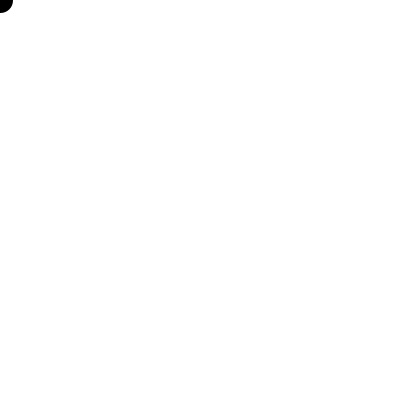
Frame 1 (no input)
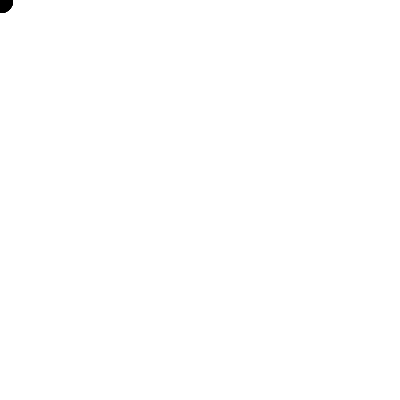
Frame 60 (the mouse pressed at the canvas centre just before this capture)
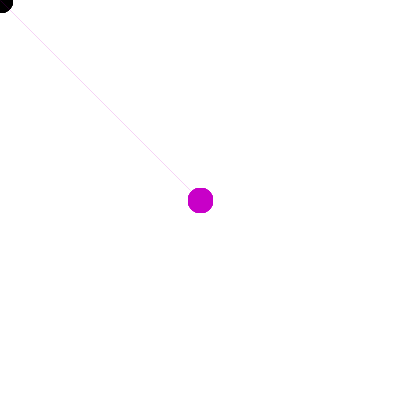
Frame 120 (the mouse held since frame 60 and released just before this capture)

The Processing sketch that drew these frames (run headless with seeded random() and noise(); from frame 60 on, the mouse is pressed at the canvas centre):

// Processing sketch: processing_34368
// ── processing_34368.pde

void setup(){
size(400,400);
smooth();
background(255);
frameRate(30);
}
void draw(){
stroke(mouseX, 0 , mouseY); //puedo hacer esto mejor?
float distance = dist(pmouseX, pmouseY, mouseX, mouseY);
float maxStroke = 25;
strokeWeight(maxStroke - constrain(distance, 0, maxStroke));
line(pmouseX, pmouseY, mouseX, mouseY);
}
void mouseClicked(){
//dibuja un rectangulo donde el mouse fue clickeadorectMode(CENTER);
fill(mouseY, 255, mouseX);
noStroke();
ellipse(mouseX, mouseY, 30, 30);
ellipse(40,40,mouseX,mouseY);
ellipse(mouseX,mouseY,60,60);
ellipse(pmouseX,pmouseY,mouseX,mouseY);

}
void keyPressed(){
//presiona tecla para borrar el Background
background(0);


}
